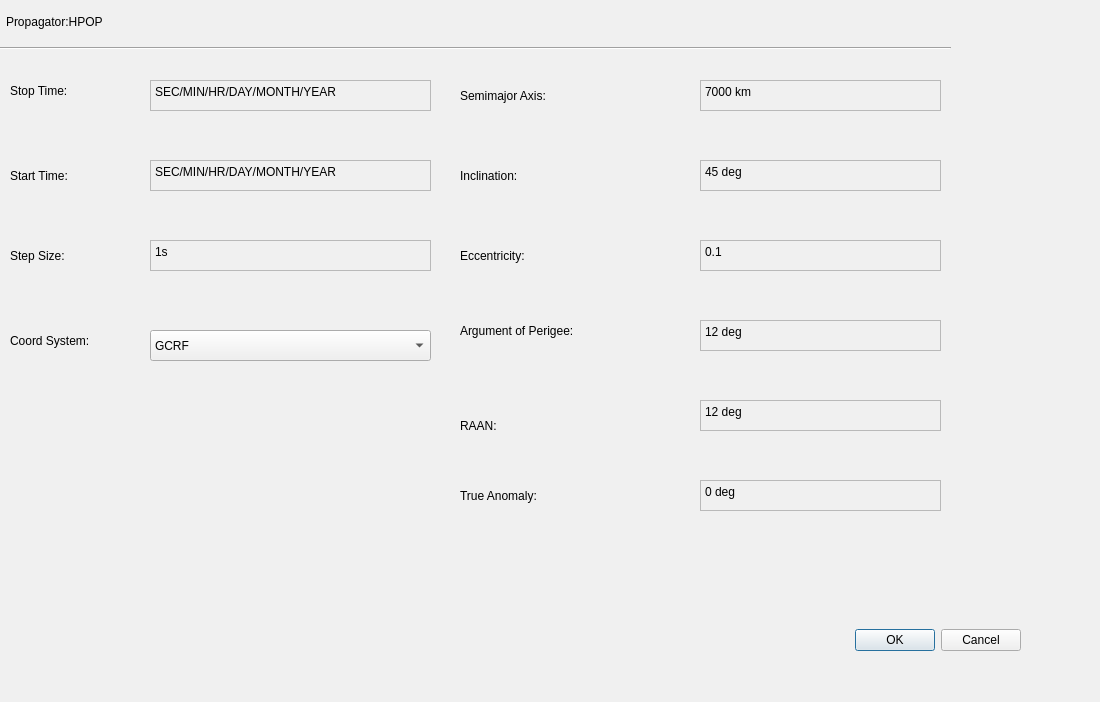
<?xml version="1.0" encoding="UTF-8"?>
<ui version="4.0">
 <class>Dialog</class>
 <widget class="QDialog" name="Dialog">
  <property name="windowModality">
   <enum>Qt::NonModal</enum>
  </property>
  <property name="enabled">
   <bool>true</bool>
  </property>
  <property name="geometry">
   <rect>
    <x>0</x>
    <y>0</y>
    <width>1100</width>
    <height>702</height>
   </rect>
  </property>
  <property name="baseSize">
   <size>
    <width>400</width>
    <height>400</height>
   </size>
  </property>
  <property name="windowTitle">
   <string>Parameter Input</string>
  </property>
  <property name="styleSheet">
   <string notr="true">background-color: rgb(240, 240, 240);</string>
  </property>
  <property name="sizeGripEnabled">
   <bool>false</bool>
  </property>
  <property name="modal">
   <bool>false</bool>
  </property>
  <widget class="QLabel" name="label">
   <property name="geometry">
    <rect>
     <x>6</x>
     <y>6</y>
     <width>111</width>
     <height>31</height>
    </rect>
   </property>
   <property name="styleSheet">
    <string notr="true">font: 11pt &quot;Arial&quot;;</string>
   </property>
   <property name="text">
    <string>Propagator:HPOP</string>
   </property>
  </widget>
  <widget class="Line" name="line">
   <property name="geometry">
    <rect>
     <x>0</x>
     <y>40</y>
     <width>951</width>
     <height>16</height>
    </rect>
   </property>
   <property name="orientation">
    <enum>Qt::Horizontal</enum>
   </property>
  </widget>
  <widget class="QDialogButtonBox" name="buttonBox">
   <property name="geometry">
    <rect>
     <x>790</x>
     <y>600</y>
     <width>231</width>
     <height>81</height>
    </rect>
   </property>
   <property name="styleSheet">
    <string notr="true">font: 87 10pt &quot;Cooper Std Black&quot;;</string>
   </property>
   <property name="orientation">
    <enum>Qt::Horizontal</enum>
   </property>
   <property name="standardButtons">
    <set>QDialogButtonBox::Cancel|QDialogButtonBox::Ok</set>
   </property>
  </widget>
  <widget class="QLabel" name="label_9">
   <property name="geometry">
    <rect>
     <x>10</x>
     <y>70</y>
     <width>101</width>
     <height>41</height>
    </rect>
   </property>
   <property name="styleSheet">
    <string notr="true">font: 10pt &quot;Adobe 黑体 Std R&quot;;</string>
   </property>
   <property name="text">
    <string>Stop Time:</string>
   </property>
  </widget>
  <widget class="QLabel" name="label_8">
   <property name="geometry">
    <rect>
     <x>10</x>
     <y>160</y>
     <width>101</width>
     <height>31</height>
    </rect>
   </property>
   <property name="styleSheet">
    <string notr="true">font: 10pt &quot;Adobe 黑体 Std R&quot;;</string>
   </property>
   <property name="text">
    <string>Start Time:</string>
   </property>
  </widget>
  <widget class="QLabel" name="label_10">
   <property name="geometry">
    <rect>
     <x>10</x>
     <y>240</y>
     <width>101</width>
     <height>31</height>
    </rect>
   </property>
   <property name="styleSheet">
    <string notr="true">font: 10pt &quot;Adobe 黑体 Std R&quot;;</string>
   </property>
   <property name="text">
    <string>Step Size:</string>
   </property>
  </widget>
  <widget class="QLabel" name="label_11">
   <property name="geometry">
    <rect>
     <x>10</x>
     <y>320</y>
     <width>141</width>
     <height>41</height>
    </rect>
   </property>
   <property name="styleSheet">
    <string notr="true">font: 10pt &quot;Adobe 黑体 Std R&quot;;</string>
   </property>
   <property name="text">
    <string>Coord System:</string>
   </property>
  </widget>
  <widget class="QPlainTextEdit" name="plainTextEdit_8">
   <property name="geometry">
    <rect>
     <x>150</x>
     <y>80</y>
     <width>281</width>
     <height>31</height>
    </rect>
   </property>
   <property name="plainText">
    <string>SEC/MIN/HR/DAY/MONTH/YEAR</string>
   </property>
  </widget>
  <widget class="QLabel" name="label_2">
   <property name="geometry">
    <rect>
     <x>460</x>
     <y>80</y>
     <width>191</width>
     <height>31</height>
    </rect>
   </property>
   <property name="styleSheet">
    <string notr="true">font: 10pt &quot;Adobe 黑体 Std R&quot;;</string>
   </property>
   <property name="text">
    <string>Semimajor Axis:</string>
   </property>
  </widget>
  <widget class="QLabel" name="label_3">
   <property name="geometry">
    <rect>
     <x>460</x>
     <y>240</y>
     <width>161</width>
     <height>31</height>
    </rect>
   </property>
   <property name="styleSheet">
    <string notr="true">font: 10pt &quot;Adobe 黑体 Std R&quot;;</string>
   </property>
   <property name="text">
    <string>Eccentricity:</string>
   </property>
  </widget>
  <widget class="QLabel" name="label_6">
   <property name="geometry">
    <rect>
     <x>460</x>
     <y>160</y>
     <width>151</width>
     <height>31</height>
    </rect>
   </property>
   <property name="styleSheet">
    <string notr="true">font: 10pt &quot;Adobe 黑体 Std R&quot;;</string>
   </property>
   <property name="text">
    <string>Inclination:</string>
   </property>
  </widget>
  <widget class="QLabel" name="label_4">
   <property name="geometry">
    <rect>
     <x>460</x>
     <y>310</y>
     <width>191</width>
     <height>41</height>
    </rect>
   </property>
   <property name="styleSheet">
    <string notr="true">font: 10pt &quot;Adobe 黑体 Std R&quot;;</string>
   </property>
   <property name="text">
    <string>Argument of Perigee:</string>
   </property>
  </widget>
  <widget class="QLabel" name="label_7">
   <property name="geometry">
    <rect>
     <x>460</x>
     <y>410</y>
     <width>131</width>
     <height>31</height>
    </rect>
   </property>
   <property name="styleSheet">
    <string notr="true">font: 10pt &quot;Adobe 黑体 Std R&quot;;</string>
   </property>
   <property name="text">
    <string>RAAN:</string>
   </property>
  </widget>
  <widget class="QLabel" name="label_5">
   <property name="geometry">
    <rect>
     <x>460</x>
     <y>480</y>
     <width>171</width>
     <height>31</height>
    </rect>
   </property>
   <property name="styleSheet">
    <string notr="true">font: 10pt &quot;Adobe 黑体 Std R&quot;;</string>
   </property>
   <property name="text">
    <string>True Anomaly:</string>
   </property>
  </widget>
  <widget class="QPlainTextEdit" name="plainTextEdit_10">
   <property name="geometry">
    <rect>
     <x>150</x>
     <y>160</y>
     <width>281</width>
     <height>31</height>
    </rect>
   </property>
   <property name="plainText">
    <string>SEC/MIN/HR/DAY/MONTH/YEAR</string>
   </property>
  </widget>
  <widget class="QPlainTextEdit" name="plainTextEdit_11">
   <property name="geometry">
    <rect>
     <x>150</x>
     <y>240</y>
     <width>281</width>
     <height>31</height>
    </rect>
   </property>
   <property name="plainText">
    <string>1s</string>
   </property>
  </widget>
  <widget class="QPlainTextEdit" name="plainTextEdit_9">
   <property name="geometry">
    <rect>
     <x>700</x>
     <y>80</y>
     <width>241</width>
     <height>31</height>
    </rect>
   </property>
   <property name="plainText">
    <string>7000 km</string>
   </property>
  </widget>
  <widget class="QPlainTextEdit" name="plainTextEdit_13">
   <property name="geometry">
    <rect>
     <x>700</x>
     <y>160</y>
     <width>241</width>
     <height>31</height>
    </rect>
   </property>
   <property name="plainText">
    <string>45 deg</string>
   </property>
  </widget>
  <widget class="QPlainTextEdit" name="plainTextEdit_14">
   <property name="geometry">
    <rect>
     <x>700</x>
     <y>240</y>
     <width>241</width>
     <height>31</height>
    </rect>
   </property>
   <property name="plainText">
    <string>0.1</string>
   </property>
  </widget>
  <widget class="QPlainTextEdit" name="plainTextEdit_15">
   <property name="geometry">
    <rect>
     <x>700</x>
     <y>320</y>
     <width>241</width>
     <height>31</height>
    </rect>
   </property>
   <property name="plainText">
    <string>12 deg</string>
   </property>
  </widget>
  <widget class="QPlainTextEdit" name="plainTextEdit_16">
   <property name="geometry">
    <rect>
     <x>700</x>
     <y>400</y>
     <width>241</width>
     <height>31</height>
    </rect>
   </property>
   <property name="plainText">
    <string>12 deg</string>
   </property>
  </widget>
  <widget class="QPlainTextEdit" name="plainTextEdit_17">
   <property name="geometry">
    <rect>
     <x>700</x>
     <y>480</y>
     <width>241</width>
     <height>31</height>
    </rect>
   </property>
   <property name="plainText">
    <string>0 deg</string>
   </property>
  </widget>
  <widget class="QComboBox" name="comboBox">
   <property name="geometry">
    <rect>
     <x>150</x>
     <y>330</y>
     <width>281</width>
     <height>31</height>
    </rect>
   </property>
   <item>
    <property name="text">
     <string>GCRF</string>
    </property>
   </item>
   <item>
    <property name="text">
     <string>J2000</string>
    </property>
   </item>
  </widget>
 </widget>
 <resources/>
 <connections/>
</ui>
